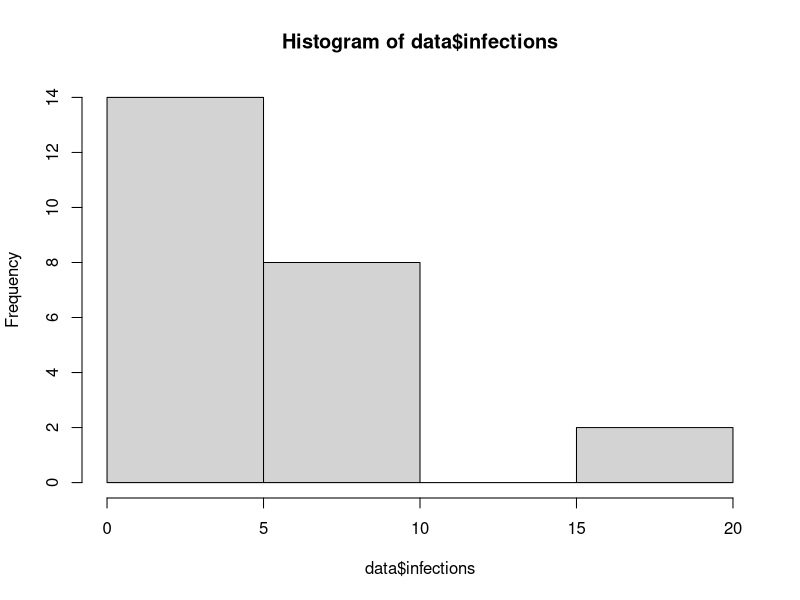
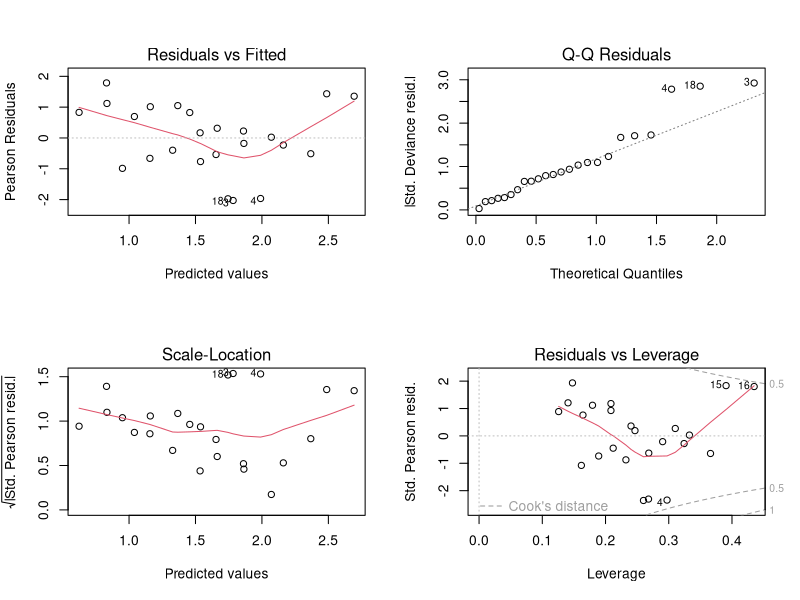
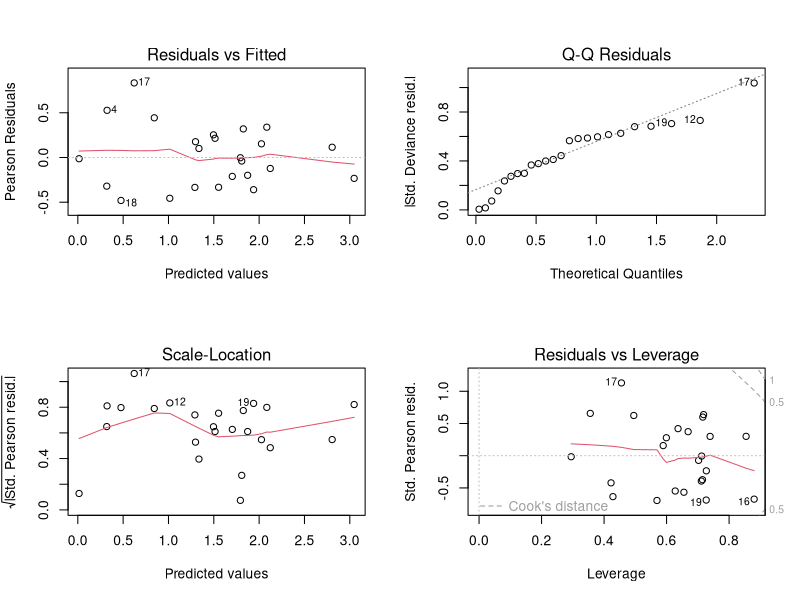
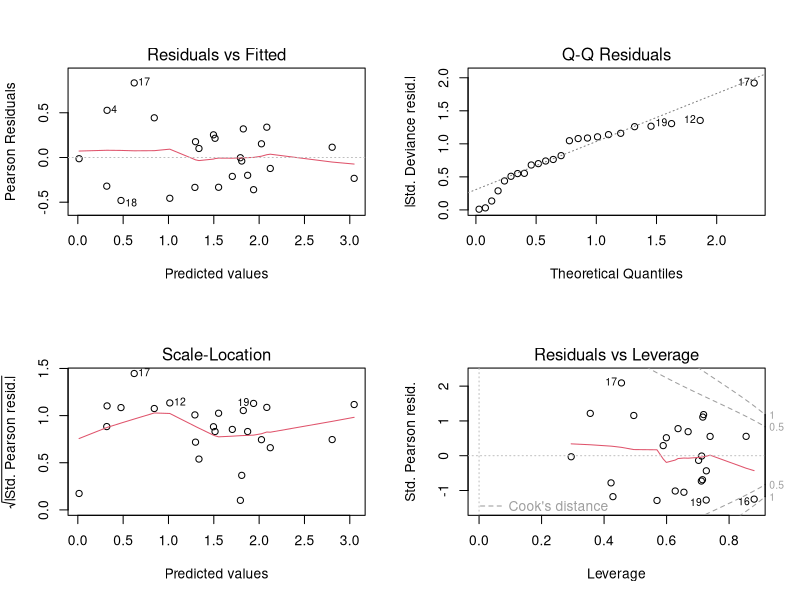
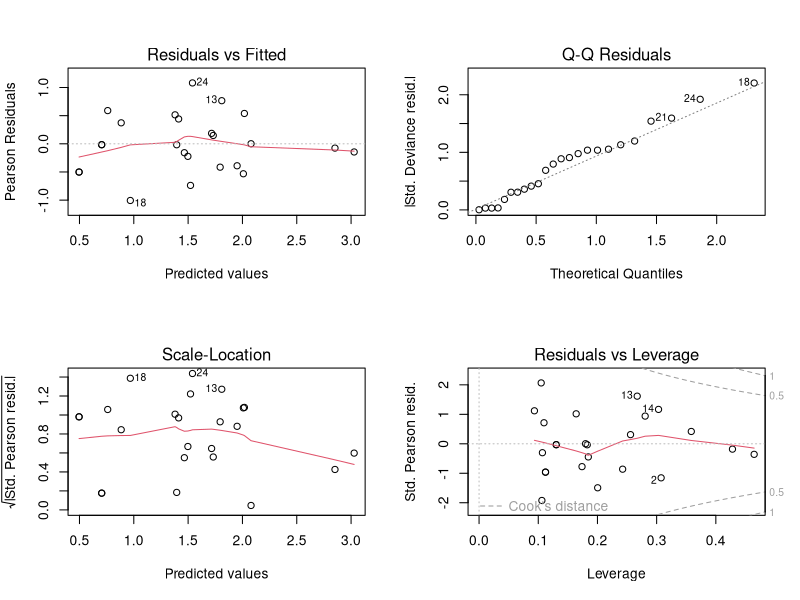

These figures' R source, in order:
library(dplyr)
library(ggplot2)
#library(GGally)
library(MASS)
library(car)
library(Hmisc)
library(knitr)

library(ggfortify)
### Assignment1
# Reading in the data
data<- read.table("../02_Assignment2/earinfect.txt",header=T)
names(data)
# first step -> descriptive analytics of the dependent variable

data <- mutate_if(data, is.character, as.factor)

hist(data$infections)
mean(data$persons)
var(data$persons)
min(data$persons)
max(data$persons)

########################
# First we fit a simple model
fit1 <- glm(infections ~ swimmer + location + age + sex, family = poisson, data = data)
summary(fit1)
# Almost all parameters are significant

# Now we look at the same model using an offset.
# 
#fit1.offset<-glm(infections ~ offset(log(persons)) + swimmer + location + age + sex, family = poisson(link="log"), data = data)

fit1.offset<-glm(infections ~ offset(log(persons)) + (swimmer + location + age + sex)^2, family = poisson(link="log"), data = data)

summary(fit1.offset)
anova(fit1.offset, test="Chisq")
Anova(fit1.offset, type="II")
Anova(fit1.offset, type="III")


# Goodness of fit
H_0 <- glm(infections ~ offset(log(persons))+1, family = poisson, data = data)
summary(H_0)

1-pchisq(fit1.offset$deviance, fit1.offset$df.residual)
1-pchisq(fit1.offset$null.deviance, fit1.offset$df.null)
anova(H_0,fit1.offset, test="Chisq")




drop1(fit1.offset, test="Chisq")
fit1.offred <- step(fit1.offset)
fit1.offred

par(mfrow=c(2,2))
plot(fit1)
plot(fit1.offset)

anova(fit1.offset, (glm(infections ~ offset(log(persons)) + swimmer + location + sex, family = poisson, data = data)), test="Chisq")
fit1.offloc <- glm(infections ~ offset(log(persons)) +location*sex, family = poisson, data = data)
summary(fit1.offloc)

pchisq(fit1.offloc$deviance, fit1.offloc$df.residual)
anova(glm(infections ~ offset(log(persons))+1, family = poisson, data = data),fit1.offloc, test="Chisq")
anova(fit1.offloc,fit1.offset, test="Chisq")

# Null hypothesis on quasi poisson
fit.q0 <- glm(infections ~ offset(log(persons)), family = quasipoisson(link="log"), data = data)
summary(fit.q0)


# Now a full model on the quasi poisson
#fit.qp <- (glm(infections ~ offset(log(persons)) + swimmer + location + age + sex, family = quasipoisson(link="log"), data = data))
fit.qp <- (glm(infections ~ offset(log(persons)) + (swimmer + location + age + sex)^2, family = quasipoisson(link="log"), data = data))
summary(fit.qp)
Anova(fit.qp, test="F", type="II")
Anova(fit.qp, test="F", type="III")
anova(fit.qp, test="F")
plot(fit.qp)

anova(fit.q0, fit.qp, test="F")

fit.qps <- glm(infections ~ offset(log(persons))+ location*sex, family = quasipoisson(link="log"), data = data)
summary(fit.qps)
anova(fit.qp,fit.qps, test="F")
anova(fit.q0, fit.qps, test="F")

fit.qps <- glm(infections ~ offset(log(persons))+ location*sex+swimmer, family = quasipoisson(link="log"), data = data)

Anova(fit.qps, type="II", test="F")
Anova(fit.qps, type="III", test="F")
anova(fit.qps, test="F")

logLik(fit1.offset)

logLik(fit.qps)
plot(fit.qps)

fit_fin <- glm(infections ~ offset(log(persons))+ location*sex+swimmer, family = poisson(link="log"), data = data)
summary(fit_fin)
anova(fit_fin, test="Chisq")
Anova(fit_fin, type="III")

#summary(glm.nb(infections ~ offset(log(persons)) + swimmer + location + age + sex, data = data))


##-
# mean(data$infections)
# var(data$infections)
# 
# log((data$infections/data$persons))
# var(data$infections/data$persons)
# sum(data$persons)
# mean(data$infections/data$persons*mean(data$infections))
# var(data$infections/data$persons*mean(data$infections))

#data$infections/data$persons*mean(data$infections)



#install.packages("COMPoissionReg")
#library("COMPoissionReg")
